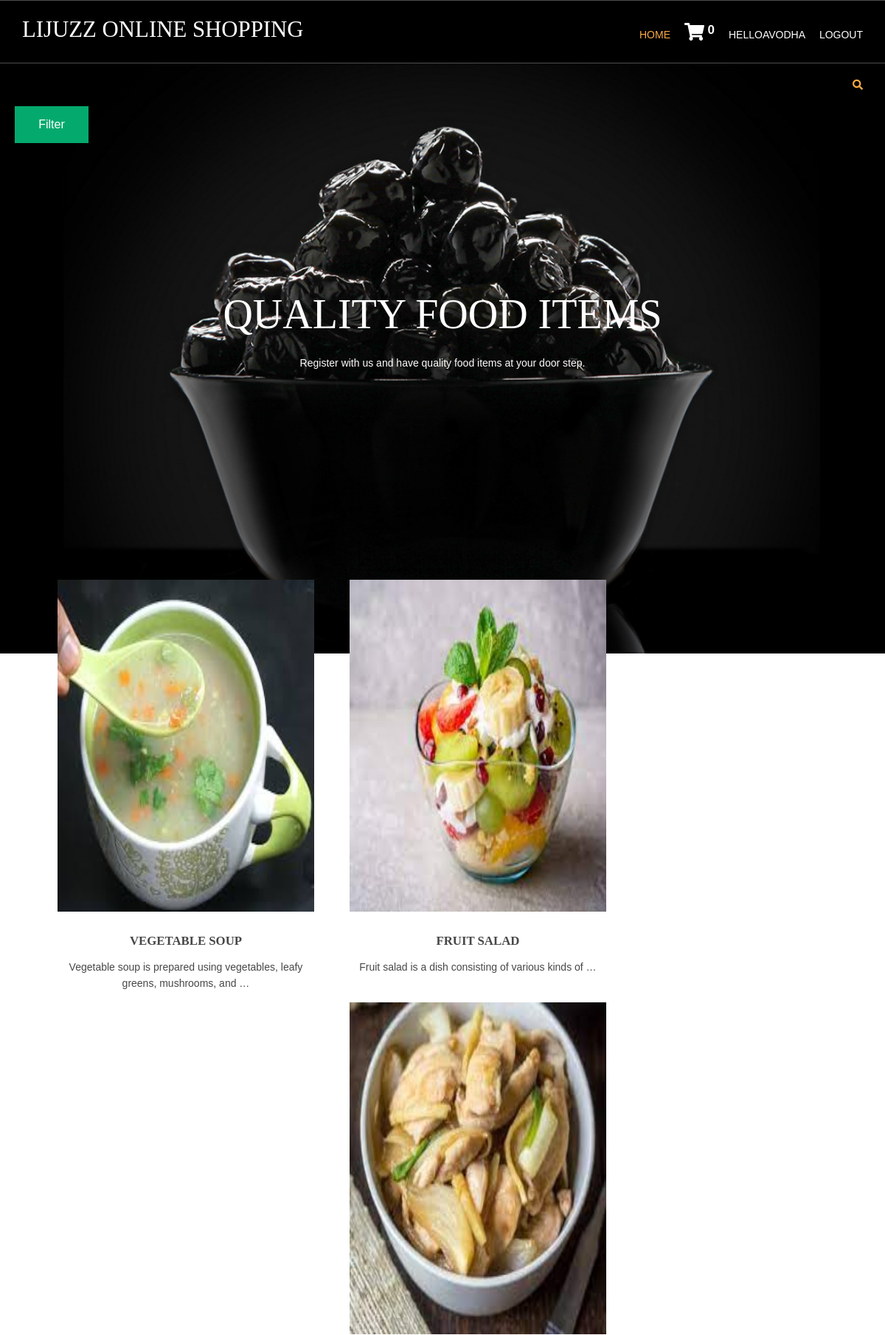
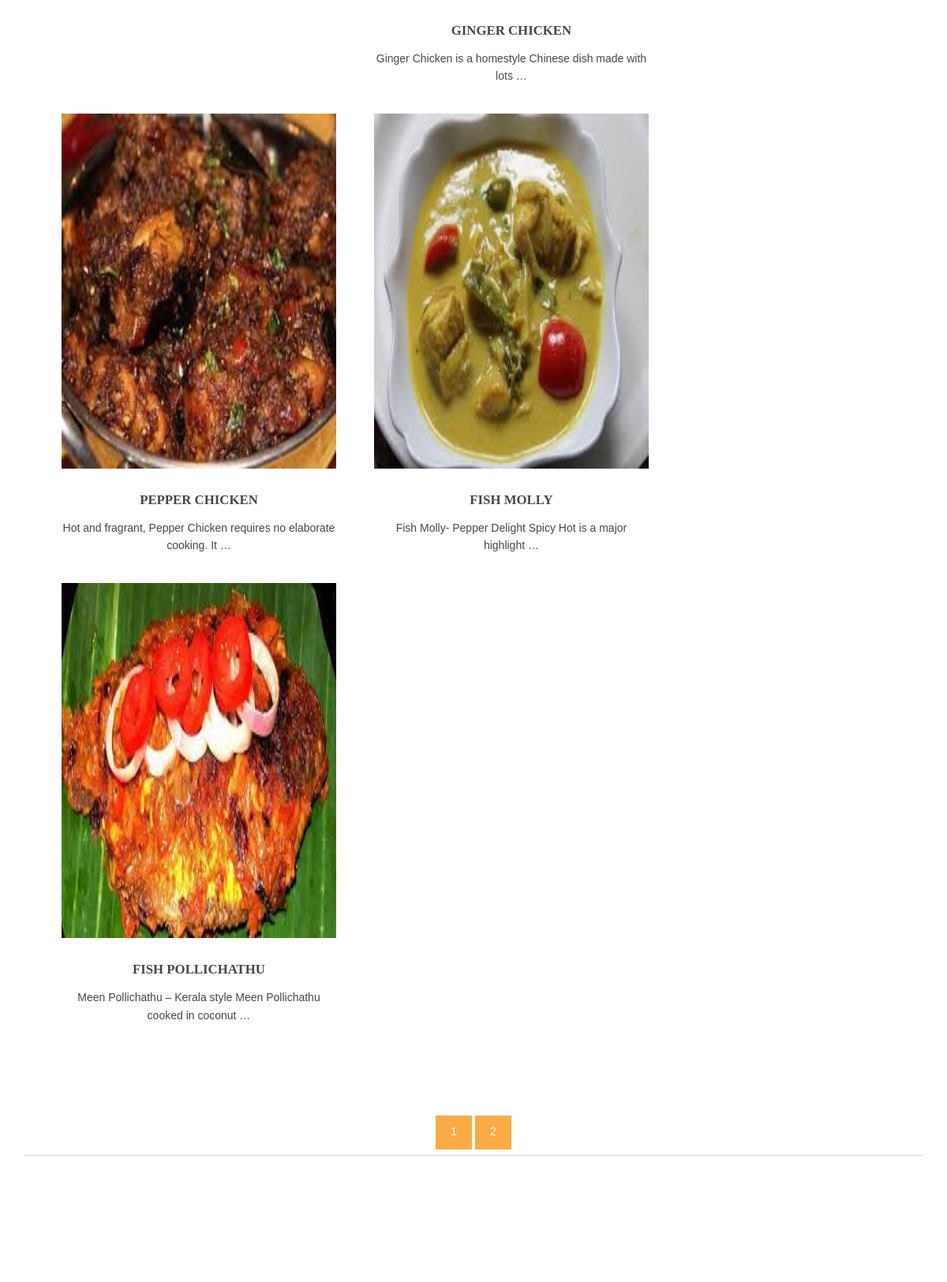
The app's page / (signed in) with its own data (2 pictures, top to bottom).
### homeapp/models.py (models this page shows, shortened)
class product(models.Model):
    name = models.CharField(max_length=250,unique=True)
    slug = models.SlugField(max_length=250,unique=True)
    img = models.ImageField(upload_to='product')
    desc = models.TextField()
    stock = models.IntegerField()
    available = models.BooleanField(default=True)
    price = models.IntegerField()
    category = models.ForeignKey(categ, on_delete=models.CASCADE)
    def get_url(self):
        return reverse('prdct_details',args=[self.category.slug, self.slug])

### homeapp/views.py (the view)
# urls.py: path('', views.home, name='home'),
def home(request, c_slug=None):
    c_page = None
    prdt = None
    catgry = categ.objects.all()
    if c_slug != None:
        c_page = get_object_or_404(categ, slug=c_slug)
        prdt = product.objects.filter(category=c_page, available=True)
    else:
        prdt = product.objects.all().filter(available=True)
    paginator = Paginator(prdt, 6)
    try:
        page = int(request.GET.get('page', '1'))
    except:
        page = 1
    try:
        pro = paginator.page(page)
    except(EmptyPage, InvalidPage):
        pro = paginator.page(paginator.num_pages)
    return render(request, 'index.html', {'prdt': prdt, 'catgry': catgry,'pro':pro})

### cartapp/context_processor.py (called while the page is built)
def count(request):
    item_count = 0
    if 'admin' in request.path:
        return {}
    else:
        try:
            ct = cartlist.objects.filter(cart_id=c_id(request))
            cti = items.objects.all().filter(cart= ct[:1])
            for j in cti:
                item_count+=j.quant
        except cartlist.DoesNotExist:
            item_count = 0
        return dict(item_c=item_count)

### cartapp/views.py (called while the page is built)
def c_id(request):
    ct_id = request.session.session_key
    if not ct_id:
        ct_id = request.session.create()
    return ct_id

### homeapp/models.py (called while the page is built)
    def get_url(self):
        return reverse('prdct_cat', args=[self.slug])

### templates/index.html (shortened to what this page needs)
{% extends 'base.html' %}
{% load static %}
{% block content %}
<html lang="">
<head>
    <link href="{% static 'hm/layout/styles/layout.css' %}" rel="stylesheet" type="text/css" media="all">
</head>
<body id="top">
<div class="abcd" style="background-image:url('{% static 'hm/images/demo/backgrounds/f2.jpg' %}');">
    <div class="wrapper row0">
        <div id="topbar" class="hoc clear">
            <div class="fl_right">
                <ul class="nospace">
                    <li id="searchform">
                    </li>
                </ul>
            </div>
        </div>
    </div>
    <div class="dropdown">
        <button class="dropbtn">Filter</button>
    </div>
    <div id="pageintro" class="hoc clear">
        <article>
            <h3 class="heading">QUALITY FOOD ITEMS</h3>
            <p>Register with us and have quality food items at your door step.</p>
        </article>
    </div>
</div>
<div class="wrapper row3">
    <main class="hoc container clear">
        <section id="introblocks">
            <ul class="nospace group btmspace-80">
                {% for i in pro.object_list %}
                <li class="one_third">
                    <figure><a class="imgover" href={{i.get_url}}><img src="{{i.img.url}}"
                                                                       style="height:450px;width:450px;" alt=""></a>
                        <figcaption>
                            <h6 class="heading">{{i.name}}</h6>
                            <p>{{i.desc|truncatewords:10}}</p>
                            <br>
                        </figcaption>
                    </figure>
                </li>
                {% endfor %}
            </ul>
            {% for p in pro.paginator.page_range %}
            <a href="?page={{p}}" class="btn btn-light btn-sm {% if pro.number == p %} activate {% endif %}">{{p}}</a>
            {% endfor %}
        </section>
        <hr class="btmspace-80">
    </main>
</div>
</body>
</html>
{% endblock %}

### templates/base.html (shortened to what this page needs)
{% load static %}
<html lang="">
<head>
    <link href="{% static 'hm/layout/styles/layout.css' %}" rel="stylesheet" type="text/css" media="all">
</head>
<body id="top">
<div class="bgded overlay" style="background-image:url('{% static 'hm/images/demo/backgrounds/f2.jpg' %}');">
    <div class="wrapper row1">
        <header id="header" class="hoc clear">
            <div id="logo" class="fl_left">
                <h1><a href="/">LIJUZZ ONLINE SHOPPING</a></h1>
            </div>
            <nav id="mainav" class="fl_right">
                <ul class="clear">
                    <li class="active"><a href="/">Home</a></li>
                    <li><a class="active" href="{% url 'cartdetails' %}"><i class="fa fa-shopping-cart"
                                                                            style="font-size:24px"></i><sup
                            style=" font-size:17px;"> <b>{{item_c}}</b> </sup></a></li>
                    {% if user.is_authenticated %}
                    <li>Hello{{user.username}}</li>
                    <li><a class="active" href="{% url 'logout' %}">Logout</a></li>
                    {% else %}
                    <li><a class="active" href="{% url 'login' %}">Login</a></li>
                    <li><a class="active" href="{% url 'registration' %}">Register</a></li>
                    {% endif %}
                </ul>
            </nav>
        </header>
    </div>
</div>
{% block content %}
{% endblock %}
</body>
</html>

### static/hm/layout/styles/layout.css (style rules this page uses)
.row1 { border:solid; border-width:1px 0; }
#topbar { padding:20px 0; font-size:.8rem; text-transform:uppercase; }
#topbar ul li { display:inline-block; margin-right:15px; }
#topbar ul li:last-child { margin-right:0; padding-right:0; border-right:none; }
#topbar #searchform { position:relative; line-height:1; z-index:9999; }
#topbar #searchform::after { display:block; height:18px; line-height:18px; padding:0; font-family:"Font Awesome\ 5 Free"; font-weight:900; font-size:1rem; content:"\f002"; }
#topbar #searchform ::placeholder { text-transform:capitalize; }
#header #logo { margin:22px 0 0 0; }
#header #logo h1 { margin:0; padding:0; font-size:2.2rem; text-transform:uppercase; }
#pageintro { padding:200px 0 300px; }
#pageintro article, #pageintro article p { display:block; max-width:75%; margin:0 auto; text-align:center; }
#pageintro article p { max-width:65%; line-height:2rem; }
#pageintro .heading { margin-bottom:20px; font-size:4rem; }
.container { padding:80px 0; }
#introblocks { display:block; position:relative; margin:-180px 0 0 0; z-index:1; text-align:center; }
#introblocks figure figcaption { display:block; padding:30px 0 0 0; text-align:center; }
#introblocks figure figcaption .heading { font-size:1.2rem; font-weight:700; margin-bottom:0; }
*, *::before, *::after { transition:all .3s ease-in-out; }
nav ul, nav ol { margin:0; padding:0; list-style:none; }
#mainav, #breadcrumb, .sidebar nav { line-height:normal; }
#mainav ul { text-transform:uppercase; }
#mainav li { display:inline-block; position:relative; margin:0 15px 0 0; padding:0; }
#mainav li:last-child { margin-right:0; }
#mainav li a { display:block; padding:30px 0; }
body { color:#A5A6AA; background-color:#1C1D21; }
a { color:#FBAB45; }
hr, .borderedbox { border-color:#D7D7D7; }
.overlay { color:#FFFFFF; background-color:inherit; }
.overlay::after { color:inherit; background-color:rgba(0,0,0,.55); }
.btn, .btn.inverse:hover { color:#FFFFFF; background-color:#FBAB45; border-color:#FBAB45; }
.imgover, .imgover:hover::after { color:#FFFFFF; }
.row1 { border-color:rgba(255,255,255,.3); }
.row3 { color:#474747; background-color:#FFFFFF; }
#topbar #searchform { color:#FBAB45; }
#header #logo h1 a { color:inherit; }
#pageintro { color:#FFFFFF; }
#mainav li a { color:inherit; }
#mainav .active a, #mainav a:hover, #mainav li:hover > a { color:#FBAB45; background-color:inherit; }
@media screen and (min-width:1140px) { .hoc { max-width:1140px; } }

### templates/index.html (style rules this page uses)
.dropbtn { background-color: #04AA6D; color: white; padding: 16px; font-size: 16px; border: none; height:50px; width:100px; }
.dropdown { position: relative; display: inline-block; padding-left: 20px; }
.abcd { height:100%; background-position:center; background-repeat:no-repeat; background-size:cover; }

### records on screen
product: img (picture), name "VEGETABLE SOUP", desc "Vegetable soup is prepared using vegetables, leafy greens, mushrooms, and …"
product: img (picture), name "FRUIT SALAD", desc "Fruit salad is a dish consisting of various kinds of …"
product: img (picture), name "GINGER CHICKEN", desc "Ginger Chicken is a homestyle Chinese dish made with lots …"
product: img (picture), name "PEPPER CHICKEN", desc "Hot and fragrant, Pepper Chicken requires no elaborate cooking. It …"
product: img (picture), name "FISH MOLLY", desc "Fish Molly- Pepper Delight Spicy Hot is a major highlight …"
product: img (picture), name "FISH POLLICHATHU", desc "Meen Pollichathu – Kerala style Meen Pollichathu cooked in coconut …"

### other values on screen
{{ item_c }} "0"
{{ user.username }} "AVODHA"
{{ p }} "1" "2"
